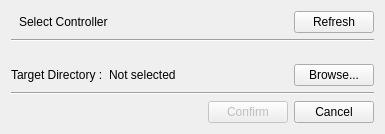
<?xml version="1.0" encoding="UTF-8"?>
<ui version="4.0">
 <class>BackupPage</class>
 <widget class="QWidget" name="BackupPage">
  <property name="enabled">
   <bool>true</bool>
  </property>
  <property name="geometry">
   <rect>
    <x>0</x>
    <y>0</y>
    <width>385</width>
    <height>134</height>
   </rect>
  </property>
  <property name="sizePolicy">
   <sizepolicy hsizetype="Expanding" vsizetype="Expanding">
    <horstretch>0</horstretch>
    <verstretch>0</verstretch>
   </sizepolicy>
  </property>
  <property name="windowTitle">
   <string>Form</string>
  </property>
  <layout class="QVBoxLayout" name="verticalLayout_2" stretch="0,1,0">
   <item>
    <layout class="QVBoxLayout" name="leftLayout" stretch="0,0,10,0">
     <item>
      <layout class="QHBoxLayout" name="horizontalLayout_4">
       <item>
        <widget class="QLabel" name="label_4">
         <property name="styleSheet">
          <string notr="true">font: 700 9pt &quot;맑은 고딕&quot;;</string>
         </property>
         <property name="text">
          <string>Select Controller</string>
         </property>
         <property name="indent">
          <number>8</number>
         </property>
        </widget>
       </item>
       <item>
        <spacer name="horizontalSpacer">
         <property name="orientation">
          <enum>Qt::Orientation::Horizontal</enum>
         </property>
         <property name="sizeHint" stdset="0">
          <size>
           <width>40</width>
           <height>20</height>
          </size>
         </property>
        </spacer>
       </item>
       <item>
        <widget class="QPushButton" name="refreshBtn">
         <property name="text">
          <string>Refresh</string>
         </property>
        </widget>
       </item>
      </layout>
     </item>
     <item>
      <widget class="Line" name="line_4">
       <property name="orientation">
        <enum>Qt::Orientation::Horizontal</enum>
       </property>
      </widget>
     </item>
     <item>
      <widget class="QWidget" name="controllerWidget" native="true"/>
     </item>
     <item>
      <layout class="QHBoxLayout" name="horizontalLayout_3" stretch="1,7,1">
       <item>
        <widget class="QLabel" name="label_2">
         <property name="text">
          <string>Target Directory :</string>
         </property>
        </widget>
       </item>
       <item>
        <widget class="QLabel" name="selectedDir">
         <property name="text">
          <string>Not selected</string>
         </property>
        </widget>
       </item>
       <item>
        <widget class="QPushButton" name="BrowseBtn">
         <property name="enabled">
          <bool>true</bool>
         </property>
         <property name="text">
          <string>Browse...</string>
         </property>
        </widget>
       </item>
      </layout>
     </item>
    </layout>
   </item>
   <item>
    <widget class="Line" name="line">
     <property name="orientation">
      <enum>Qt::Orientation::Horizontal</enum>
     </property>
    </widget>
   </item>
   <item>
    <layout class="QHBoxLayout" name="horizontalLayout_2" stretch="7,1,1">
     <item>
      <spacer name="horizontalSpacer_2">
       <property name="orientation">
        <enum>Qt::Orientation::Horizontal</enum>
       </property>
       <property name="sizeHint" stdset="0">
        <size>
         <width>40</width>
         <height>20</height>
        </size>
       </property>
      </spacer>
     </item>
     <item>
      <widget class="QPushButton" name="ConfirmBtn">
       <property name="enabled">
        <bool>false</bool>
       </property>
       <property name="text">
        <string>Confirm</string>
       </property>
      </widget>
     </item>
     <item>
      <widget class="QPushButton" name="CancelBtn">
       <property name="text">
        <string>Cancel</string>
       </property>
      </widget>
     </item>
    </layout>
   </item>
  </layout>
 </widget>
 <resources/>
 <connections/>
</ui>
